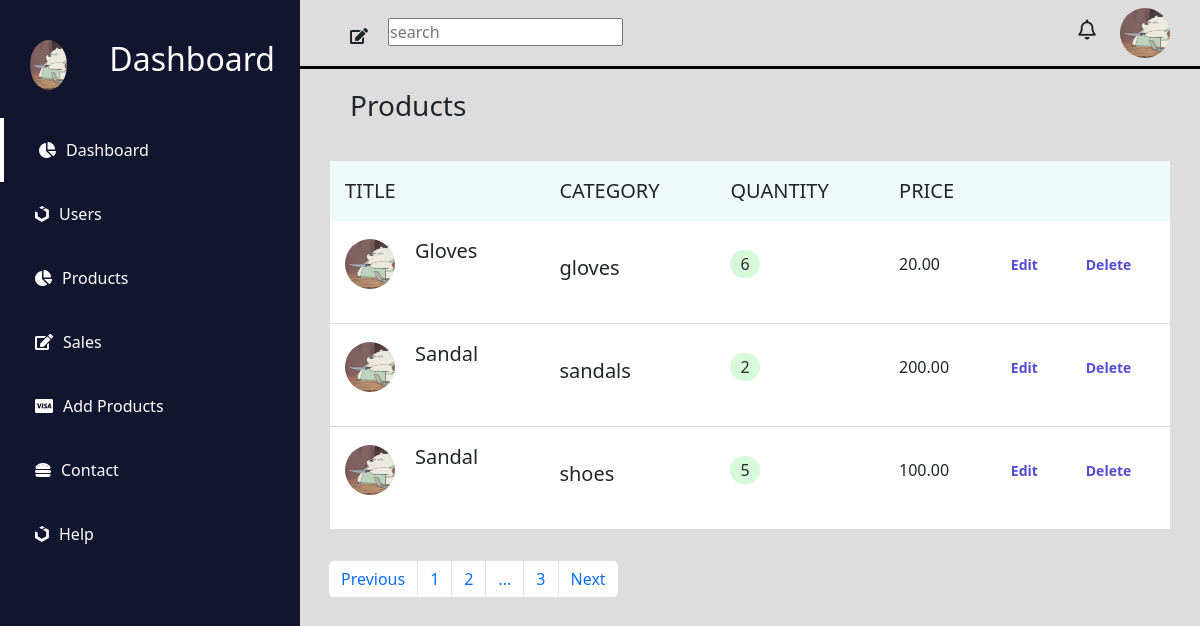
/project/products.php?page_no=3, run on the app's committed database.
### tables this page shows
CREATE TABLE `product` (
  `id` int(11) NOT NULL,
  `name` varchar(100) NOT NULL,
  `category` varchar(100) NOT NULL,
  `description` varchar(255) NOT NULL,
  `image` varchar(255) NOT NULL,
  `price` decimal(6,2) NOT NULL,
  `quantity` int(2) NOT NULL
);

### project/get_products.php (called while the page is built, shortened)
<?php
include('connection.php');
if (isset($_GET['page_no']) && $_GET['page_no'] != "") {
    $page_no = $_GET['page_no'];
} else {
    $page_no = 1;
}
$stmt = $conn->prepare("SELECT count(*) as total_products from product");
$stmt->execute();
$stmt->bind_result($total_products);
$total_products_per_page = 4;
$offset = ($page_no - 1) * $total_products_per_page;
$total_no_of_pages = ceil($total_products / $total_products_per_page);
$stmt2 =  $conn->prepare("SELECT * from product limit $offset,$total_products_per_page");
$stmt2->execute();
$products = $stmt2->get_result();

### project/products.php (the view, shortened to what this page needs)
<!DOCTYPE html>
<html lang="en">
<head>
    <link rel="stylesheet" href="https://use.fontawesome.com/releases/v5.15.4/css/all.css" />
    <link href="https://cdn.jsdelivr.net/npm/bootstrap@5.2.2/dist/css/bootstrap.min.css" rel="stylesheet">
    <link rel="stylesheet" href="assets/css/style.css">
</head>
<body>
    <div class="header">
        <section id="menu">
            <div class="logo">
                <img src="assets/imgs/Picture1.png" alt="">
                <h2>Dashboard</h2>
            </div>
            <div class="items">
                <li><i class="fas fa-chart-pie"></i><a href="index.php">Dashboard</a></li>
                <li><i class="fab fa-uikit"></i><a href="index.php">Users</a></li>
                <li><i class="fas fa-chart-pie"></i><a href="products.php">Products</a></li>
                <li><i class="fas fa-edit"></i><a href="sales.php">Sales</a></li>
                <li><i class="fab fa-cc-visa"></i><a href="add_product.php">Add Products</a></li>
                <li><i class="fas fa-hamburger"></i><a href="contact.html">Contact</a></li>
                <li><i class="fab fa-uikit"></i><a href="help.html">Help</a></li>
            </div>
        </section>
        <section id="interface">
            <div class="navigation">
                <div class="n1">
                    <div class="search">
                        <i class="fas fa-edit"></i>
                        <form action="">
                            <input type="text" placeholder="search" />
                        </form>
                    </div>
                </div>
                <div class="profile">
                    <i class="far fa-bell"></i>
                    <img src="assets/imgs/Picture1.png" alt="">
                </div>
            </div>
            <h3 class="i-name">Products</h3>
            <?php
            include('get_products.php');
            ?>
            <div class="board">
                <table width="100%">
                    <thead>
                        <tr>
                            <td>Title</td>
                            <td>Category</td>
                            <td>Quantity</td>
                            <td>Price</td>
                            <td></td>
                            <td></td>
                        </tr>
                    </thead>
                    <tbody>
                        <?php foreach ($products as $product) { ?>
                            <tr class="list_people">
                                <td class="people">
                                    <p><img src="assets/imgs/<?php echo $product['image']; ?>" alt=""></p>
                                    <div class="people-description">
                                        <h5><?php echo $product['name']; ?></h5>
                                    </div>
                                </td>
                                <td class="people-des">
                                    <h5><?php echo $product['category']; ?></h5>
                                </td>
                                <td class="active">
                                    <p><?php echo $product['quantity']; ?></p>
                                </td>
                                <td class="role">
                                    <p><?php echo $product['price']; ?></p>
                                </td>
                                <td class="edit">
                                    <p><a href="">Edit</a></p>
                                </td>
                                <td class="edit">
                                    <p><a href="">Delete</a></p>
                                </td>
                            </tr>
                        <?php } ?>
                    </tbody>
                </table>
            </div>
            <nav class="container mx-3" aria-label="Page navigation example">
                <ul class="pagination">
                    <li class="page-item <?php if ($page_no <= 1) {
                                                echo 'disable';
                                            } ?>">
                        <a class="page-link" href="<?php if ($page_no <= 1) {
                                                        echo '#';
                                                    } else {
                                                        echo '?page_no=' . ($page_no - 1);
                                                    } ?>">Previous</a>
                    </li>
                    <li class="page-item">
                        <a href="?page_no=1" class="page-link">1</a>
                    </li>
                    <li class="page-item">
                        <a href="?page_no=2" class="page-link">2</a>
                    </li>
                    <?php if ($page_no >= 3) { ?>
                        <li class="page-item">
                            <a href="#" class="page-link">...</a>
                        </li>
                        <li class="page-item">
                            <a href="<?php echo "?page_no=" . $page_no; ?>" class="page-link"><?php echo $page_no; ?></a>
                        </li>
                    <?php } ?>
                    <li class="page-item <?php if ($page_no >= $total_no_of_pages) {
                                                echo 'disable';
                                            } ?>">
                        <a class="page-link" href="<?php if ($page_no >= $total_no_of_pages) {
                                                        echo '#';
                                                    } else {
                                                        echo '?page_no=' . ($page_no + 1);
                                                    } ?>">Next</a>
                    </li>
                </ul>
            </nav>
        </section>
    </div>
</body>
</html>

### project/assets/css/style.css (style rules this page uses)
* { margin: 0; padding: 0; box-sizing: border-box; }
body { background-color: #ddd; }
#menu { position: fixed; top: 0; left: 0; bottom: 0; z-index: 100000; width: 300px; background-color: rgb(17, 21, 46); color: #ffff; }
#menu h2 { padding-left: 12px; margin-bottom: 40px; padding-right: 25px; }
.items li { list-style: none; padding-left: 35px; padding-bottom: 20px; padding-top: 20px; }
.items li a { padding-left: 10px; text-decoration: none; color: white; }
.items li:nth-child(1) { border-left: 4px solid #fff; }
.logo img { width: 50px; height: 50px; border-radius: 50%; margin-right: 30px; }
.logo { display: flex; padding-left: 30px; padding-top: 40px; }
.header { display: flex; width: 100%; }
.navigation { width: 100%; display: flex; justify-content: space-between; border-bottom: 3px solid black; padding: 8px; padding-left: 50px; padding-right: 30px; }
.profile img { width: 50px; height: 50px; border-radius: 50%; margin-left: 20px; }
.profile i { font-size: 20px; }
#interface { width: 100%; margin-left: 300px; display: block; }
.search { display: flex; padding-top: 10px; }
.search i { padding-right: 20px; padding-top: 10px; }
#interface .i-name { padding-top:20px; padding-left: 50px; }
.board { display:flex; padding: 30px; width: 100%; }
.people img { width: 50px; height: 50px; border-radius: 50%; margin-right: 20px; }
.people { display: flex; }
thead td { font-size: 20px; background: #f0fafb; text-transform: uppercase; font-weight: 400; padding: 15px; text-align: start; }
thead { width: 100%; background: #f0fafb; }
tbody tr td { padding: 18px 15px; border-bottom: 1px solid #ddd; }
.active p { background: #d7fada; padding: 2px 10px; display: inline-block; border-radius: 40px; color: #2b2b2b; }
.edit a { text-decoration: none; font-size: 14px; color: #554cd1; font-weight: 600; }
table { background: #fff; }

### data on the page
product: image (picture), name "Gloves", category "gloves", quantity "6", price "20.00"
product: image (picture), name "Sandal", category "sandals", quantity "2", price "200.00"
product: image (picture), name "Sandal", category "shoes", quantity "5", price "100.00"

### other printed values
$page_no "3"
